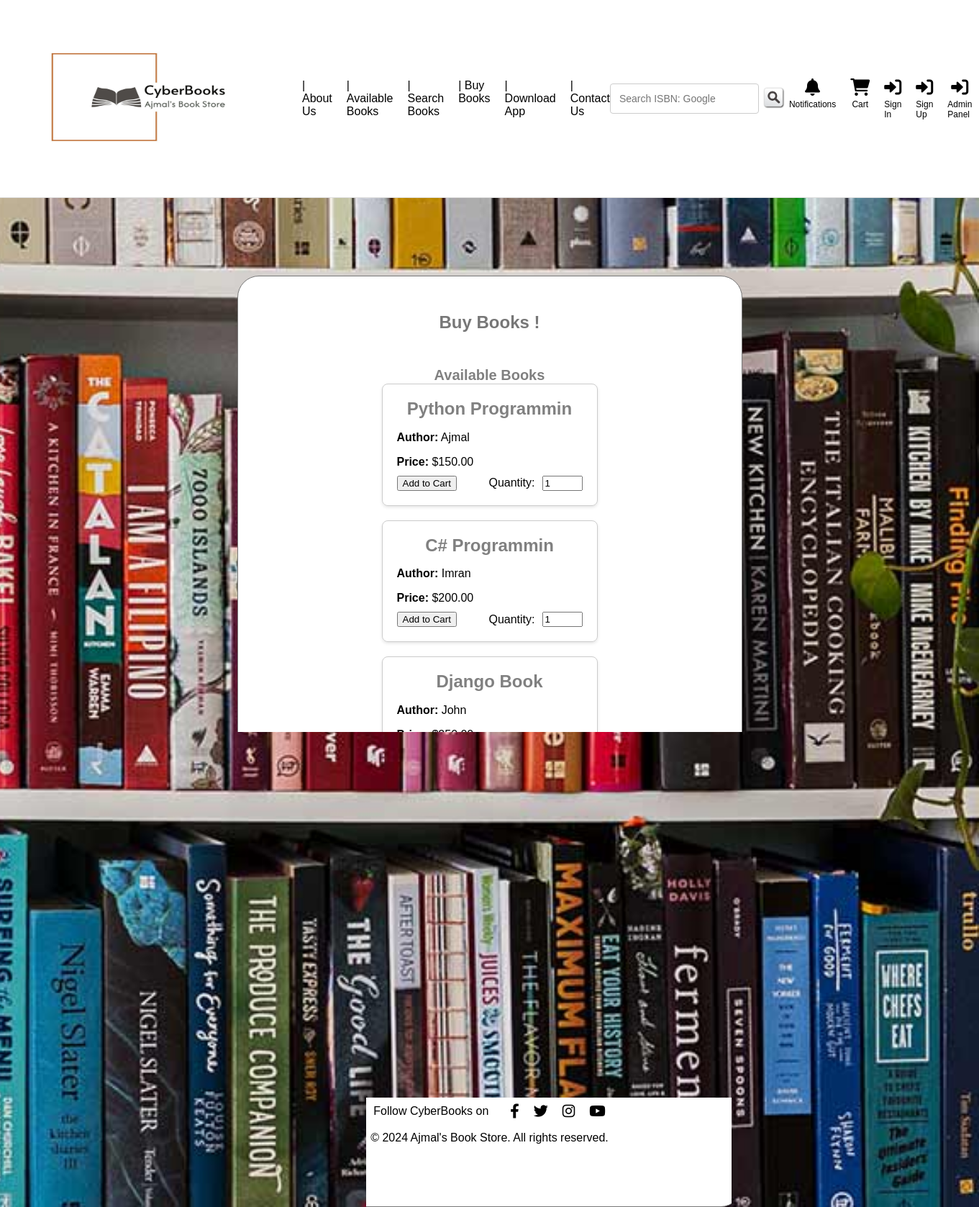
Page /buy_books/ on the committed database.
### bukapp/models.py (models this page shows)
class Book(models.Model):
    title = models.CharField(max_length=200)
    author = models.CharField(max_length=200)
    description = models.TextField()
    price = models.DecimalField(max_digits=10, decimal_places=2)
    publication_date = models.DateField()
    cover_image = models.ImageField(upload_to='covers/')

### bukapp/views.py (the view)
# urls.py: path('buy_books/', views.buy_books, name='buy_books'),
def buy_books(request):
    books = Book.objects.all()  # Fetch all books from the database
    return render(request, 'buy_books.html', {'books': books})

### bukapp/templates/buy_books.html (shortened to what this page needs)
{% load static %}
<!DOCTYPE html>
<html lang="en">
<head>
    <link rel="stylesheet" href="{% static 'bukapp/styles.css' %}">
    <link rel="stylesheet" href="https://cdnjs.cloudflare.com/ajax/libs/font-awesome/6.0.0-beta3/css/all.min.css">
</head>
<body>
    <header>
        <div class="top-bar">
            <div class="logo">
            <a href="/"><img src="{% static 'bukapp/logo2.jpeg' %}" alt="CDW Logo"></a>
            </div>
            <nav>
                <ul>
                    <li><a href="{% url 'about' %}">| About Us</a></li>
                    <li><a href="{% url 'book_list' %}">| Available Books</a></li>
                    <li><a href="{% url 'book_search' %}">| Search Books</a></li>
                    <li><a href="{% url 'buy_books' %}">| Buy Books</a></li>
                    <li><a href="#">| Download App</a></li>
                    <li><a href="#">| Contact Us</a></li>
                </ul>
            </nav>
            <div class="search-bar">
                <input type="text" placeholder="Search ISBN: Google">
                <button><img src="{% static 'bukapp/search.png' %}" alt="Search"></button>
            </div>
            <div class="user-options">
                <a href="#"><i class="fas fa-bell"></i><span>Notifications</span></a>
                <a href="#"><i class="fas fa-shopping-cart"></i><span>Cart</span></a>
                <a href="#" class="dropbtn"><i class="fas fa-sign-in-alt"></i><span>Sign In</span></a>
                <a href="#" class="dropbtn"><i class="fas fa-sign-in-alt"></i><span>Sign Up</span></a>
                <a href="/admin/" class="dropbtn"><i class="fas fa-sign-in-alt"></i><span>Admin Panel</span></a>
            </div>
        </div>
    </header>
    <main>
       <br><br><br><br><br><br>
        <div class="container">
          <h1>Buy Books !</h1>
          <br><br>
    <main>
        <h2>Available Books</h2>
        <div class="book-list">
            {% for book in books %}
            <div class="book-item">
                <div class="book-details">
                    <h2>{{ book.title }}</h2>
                    <p class="author"><strong>Author:</strong> {{ book.author }}</p>
                    <p class="price"><strong>Price:</strong> ${{ book.price }}</p>
                </div>
                <div class="book-actions">
                    <button onclick="addToCart{{ book.id }}">Add to Cart</button>
                    <div class="quantity">
                        <label for="quantity{{ book.id }}">Quantity:</label>
                        <input type="number" id="quantity{{ book.id }}" name="quantity" value="1" min="1" max="10">
                    </div>
                </div>
            </div>
            {% endfor %}
        </div>
    </main>
    <footer>
        <div class="footer-social">
            <span>Follow CyberBooks on</span>
            <a href="#"><i class="fab fa-facebook-f"></i></a>
            <a href="#"><i class="fab fa-twitter"></i></a>
            <a href="#"><i class="fab fa-instagram"></i></a>
            <a href="#"><i class="fab fa-youtube"></i></a>
        </div>
        <div class="footer-content">
            <p>&copy; 2024 Ajmal's Book Store. All rights reserved.</p>
        </div>
    </footer>
</body>
</html>

### bukapp/static/bukapp/styles.css (style rules this page uses)
body { font-family: Arial, sans-serif; margin: 0; padding: 0; }
header { border-bottom: 1px solid #e0e0e0; padding: 10px 20px; background-color: #fff; }
.top-bar { display: flex; align-items: center; justify-content: space-between; }
.logo img { width: 400px; height: 250px; }
nav ul { list-style: none; padding: 0; margin: 0; display: flex; gap: 20px; }
nav ul li { display: inline; }
nav ul li a { text-decoration: none; color: #000; font-weight: lighter; }
.search-bar { display: flex; align-items: center; }
.search-bar input { padding: 12px; font-size: 14px; border: 1px solid #ccc; border-radius: 4px; }
.search-bar button { background: none; border: none; cursor: pointer; }
.search-bar button img { height: 30px; }
.user-options { display: flex; gap: 20px; }
.user-options a { display: flex; flex-direction: column; align-items: center; text-decoration: none; color: #000; font-size: 14px; }
.user-options a i { font-size: 24px; margin-bottom: 5px; }
.user-options a span { font-size: 12px; }
main h1 { font-size: 24px; margin-top: 0; }
.container { display: flex; flex-direction: column; align-items: center; border: 1px solid #777; padding: 50px; border-radius: 30px; max-width: 600px; margin: 0 auto; background-color: #ffffff; }
.h1, h1 { margin: 0 0 20px 0; font-size: 36px; font-weight: bold; color: #777; text-align: center; line-height: 1.2; letter-spacing: normal; text-transform: none; text-shadow: none; margin-top: 20px; margin-bottom: 10px; padding: 0; }
.h2, h2 { margin: 0 0 15px 0; font-size: 20px; font-weight: bold; color: grey; text-align: center; line-height: 1.2; letter-spacing: normal; text-transform: none; text-shadow: none; margin-top: 0px; margin-bottom: 0px; padding: 0; }
footer { border-top: 1px solid #e0e0e0; padding: 20px; background-color: #fff; text-align: center; }
.footer-content { max-width: 1200x; margin: 0 auto; }
.footer-social { margin-top: 50px; display: flex; justify-content: center; align-items: center; gap: 20px; }
.footer-social span { margin-right: 10px; }
.footer-social a { color: #000000; font-size: 20px; text-decoration: none; }
.book-list { display: grid; grid-template-columns: repeat(auto-fit, minmax(300px, 1fr)); gap: 20px; }
.book-item { border: 1px solid #ccc; border-radius: 8px; padding: 20px; box-shadow: 0 2px 4px rgba(0, 0, 0, 0.1); }
.book-item .book-details h2 { margin-top: 0; font-size: 1.5rem; }
.book-item .author, .book-item .price { margin-bottom: 10px; }
.book-item .book-actions { display: flex; justify-content: space-between; align-items: center; }
.book-item .quantity { display: flex; align-items: center; }
.book-item .quantity label { margin-right: 10px; }

### rows in the picture
Book: title "Python Programmin", author "Ajmal", price "150.00", quantity "1"
Book: title "C# Programmin", author "Imran", price "200.00"
Book: title "Django Book", author "John", price "250.00"
Book: title "History of Sweden", author "Mattias", price "250.00"
Book: title "OOP Concepts", author "Lexicon", price "250.00"
